Frame 1 (no input): blank canvas, image omitted
Frame 60 (no input): blank canvas, image omitted
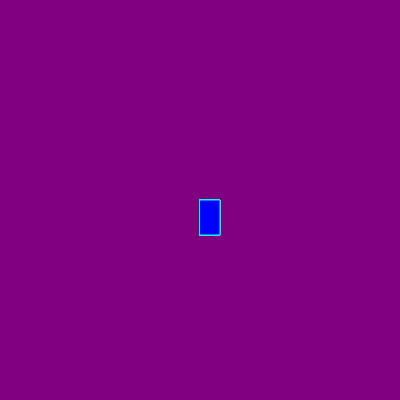
Frame 120 (the mouse pressed at the canvas centre since frame 60)

The p5.js sketch whose frames 1 and 60 were blank and that drew this single picture after the mouse press (run headless with seeded random() and noise() and a simulated clock; from frame 60 on, the mouse is pressed at the canvas centre):

// p5.js sketch
// ── sketch.js
function setup() {
    createCanvas(400, 400);
    background("purple");
  }
  
  function draw() {
   
    stroke("cyan")
    fill("blue")
   
    if (mouseIsPressed) {
      rect(mouseX,mouseY, 20, 35)
      
      
    }
  
  }
// ── repositorium.html
pongas do java
